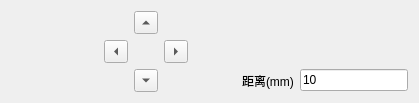
     <widget class="QWidget" name="DebugTab">
      <attribute name="title">
       <string>调试</string>
      </attribute>
      <layout class="QGridLayout" name="gridLayout_8">
       <item row="0" column="0" colspan="2">
        <spacer name="horizontalSpacer_3">
         <property name="orientation">
          <enum>Qt::Horizontal</enum>
         </property>
         <property name="sizeHint" stdset="0">
          <size>
           <width>117</width>
           <height>12</height>
          </size>
         </property>
        </spacer>
       </item>
       <item row="0" column="2">
        <widget class="QToolButton" name="DebugUpBtn">
         <property name="enabled">
          <bool>true</bool>
         </property>
         <property name="text">
          <string>...</string>
         </property>
         <property name="arrowType">
          <enum>Qt::UpArrow</enum>
         </property>
        </widget>
       </item>
       <item row="0" column="3" colspan="3">
        <spacer name="horizontalSpacer_4">
         <property name="orientation">
          <enum>Qt::Horizontal</enum>
         </property>
         <property name="sizeHint" stdset="0">
          <size>
           <width>127</width>
           <height>12</height>
          </size>
         </property>
        </spacer>
       </item>
       <item row="1" column="0">
        <spacer name="horizontalSpacer_5">
         <property name="orientation">
          <enum>Qt::Horizontal</enum>
         </property>
         <property name="sizeHint" stdset="0">
          <size>
           <width>68</width>
           <height>12</height>
          </size>
         </property>
        </spacer>
       </item>
       <item row="1" column="1">
        <widget class="QToolButton" name="DebugLeftBtn">
         <property name="enabled">
          <bool>true</bool>
         </property>
         <property name="text">
          <string>...</string>
         </property>
         <property name="arrowType">
          <enum>Qt::LeftArrow</enum>
         </property>
        </widget>
       </item>
       <item row="1" column="2">
        <spacer name="horizontalSpacer_7">
         <property name="orientation">
          <enum>Qt::Horizontal</enum>
         </property>
         <property name="sizeType">
          <enum>QSizePolicy::Fixed</enum>
         </property>
         <property name="sizeHint" stdset="0">
          <size>
           <width>20</width>
           <height>12</height>
          </size>
         </property>
        </spacer>
       </item>
       <item row="1" column="3">
        <widget class="QToolButton" name="DebugRightBtn">
         <property name="enabled">
          <bool>true</bool>
         </property>
         <property name="text">
          <string>...</string>
         </property>
         <property name="arrowType">
          <enum>Qt::RightArrow</enum>
         </property>
        </widget>
       </item>
       <item row="1" column="4" colspan="2">
        <spacer name="horizontalSpacer_6">
         <property name="orientation">
          <enum>Qt::Horizontal</enum>
         </property>
         <property name="sizeHint" stdset="0">
          <size>
           <width>78</width>
           <height>12</height>
          </size>
         </property>
        </spacer>
       </item>
       <item row="2" column="0" colspan="2">
        <spacer name="horizontalSpacer_9">
         <property name="orientation">
          <enum>Qt::Horizontal</enum>
         </property>
         <property name="sizeHint" stdset="0">
          <size>
           <width>106</width>
           <height>12</height>
          </size>
         </property>
        </spacer>
       </item>
       <item row="2" column="2">
        <widget class="QToolButton" name="DebugDownBtn">
         <property name="enabled">
          <bool>true</bool>
         </property>
         <property name="text">
          <string>...</string>
         </property>
         <property name="arrowType">
          <enum>Qt::DownArrow</enum>
         </property>
        </widget>
       </item>
       <item row="2" column="3" colspan="2">
        <spacer name="horizontalSpacer_8">
         <property name="orientation">
          <enum>Qt::Horizontal</enum>
         </property>
         <property name="sizeHint" stdset="0">
          <size>
           <width>72</width>
           <height>12</height>
          </size>
         </property>
        </spacer>
       </item>
       <item row="2" column="5">
        <layout class="QHBoxLayout" name="horizontalLayout_4">
         <item>
          <widget class="QLabel" name="DebugDistantLabel">
           <property name="enabled">
            <bool>true</bool>
           </property>
           <property name="text">
            <string>距离(mm)</string>
           </property>
          </widget>
         </item>
         <item>
          <widget class="QLineEdit" name="DebugDistantLineEdit">
           <property name="enabled">
            <bool>true</bool>
           </property>
           <property name="minimumSize">
            <size>
             <width>0</width>
             <height>0</height>
            </size>
           </property>
           <property name="focusPolicy">
            <enum>Qt::ClickFocus</enum>
           </property>
           <property name="text">
            <string>10</string>
           </property>
          </widget>
         </item>
        </layout>
       </item>
      </layout>
     </widget>
